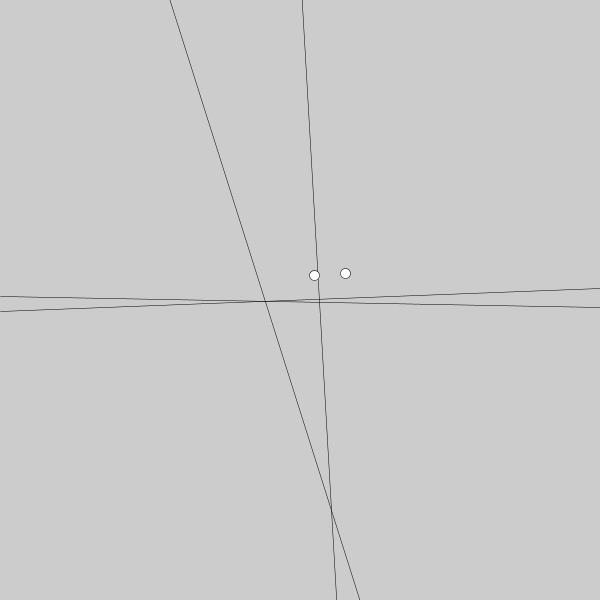
Frame 1 (no input)
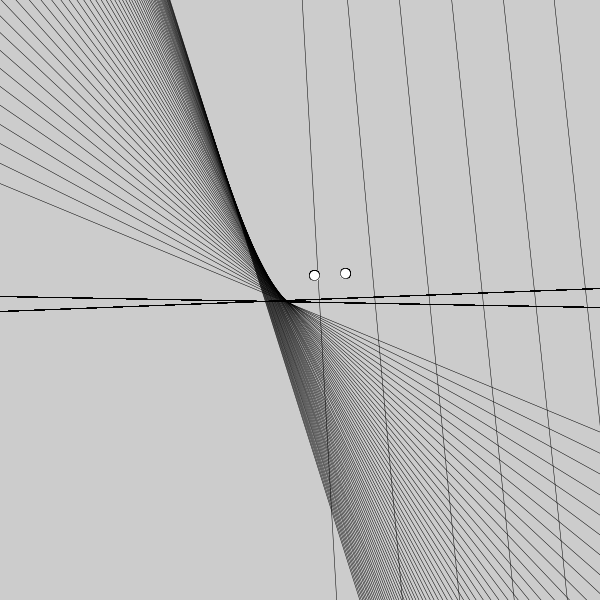
Frame 60 (the mouse pressed at the canvas centre just before this capture)
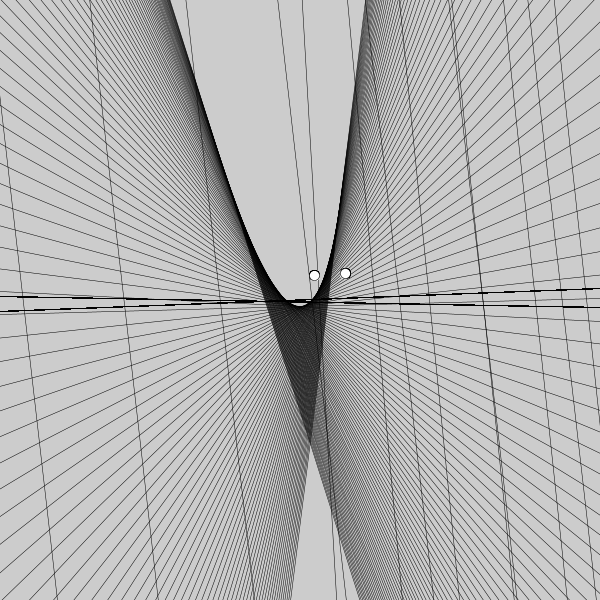
Frame 120 (the mouse held since frame 60 and released just before this capture)

The Processing sketch that drew these frames (run headless with seeded random() and noise(); from frame 60 on, the mouse is pressed at the canvas centre):

// Processing sketch: mysteryCurve
// ── mysteryCurve.pde
//Project: Mystery Curve
// WebApps:2016:2ndSemester:23Feb
// Ellie Stuckey
// This code creates a mystery curve

void setup() {
  size(600, 600);
  strokeWeight(.5);
  }

// Global variables go here

// Creates a random x coordinate for Point P1
float randomX1 = random(-width/2, width/2);  
// Creates a random y coordinate for Point P1
float randomY1 = random(-height/2, height/2);
// Creates a random x coordinate for Point P2
float randomX2 = random(-width/2, width/2);
// Creates a random y coordinate for Point P2
float randomY2 = random(-height/2, height/2);


// Creates a random y coordinate for the beginning point of Line 1
float line1Y1 = random(-height/4, 0);
// Creates a random y coordinate for the ending point of Line 1
float line1Y2 = random(0, height/4);

// Creates a random y coordinate for the beginning point of Line 2
float line2Y1 = random(0, height/4);
// Creates a random y coordinate for the ending point of Line 2
float line2Y2 = random(-height/4, 0);

  // Calculates the slope of the first randomly generated line
  float slopeRandom1 = (line1Y1 - line1Y2) / (width/2 - (-width/2));
  // Calcuates the slope of the second randomly generated line
  float slopeRandom2 = (line2Y1 - line2Y2) / (-width/2 - (width/2));

  // Calculates the y-intercept of the first randomly generated line
  float yInterceptRandom1 = line1Y1 - (slopeRandom1 * (-width/2));
  // Calculates the y-intercept of the second randomly generated line
  float yInterceptRandom2 = line2Y1 - (slopeRandom2 * (width/2));

  // creates a floating point for x on Line 1
  float xCounter = -width/2;
  // Assigns a value of y for the point on Line 1 based on the x value
  float yCounter = (slopeRandom1 * xCounter) + yInterceptRandom1;

  float xCounterVariable = -width/2;
  float yCounterVariable = (slopeRandom1 * xCounterVariable) + yInterceptRandom1;


void draw() {
  pushMatrix();
  translate(width/2, height/2);
  
  boolean findPoint = true;
  
  // Get the distance between the two randomly generated points
  float distance = sqrt(((randomX1 + randomX2) * (randomX1 + randomX2)) + ((randomY1 + randomY2) * (randomY1 + randomY2)));
  
  for (int count = 0; count < width/2; count++) {
    if (sqrt(((xCounter + xCounterVariable) * (xCounter + xCounterVariable)) + ((yCounter + yCounterVariable) * (yCounter + yCounterVariable))) == distance &&
    yCounterVariable == (slopeRandom1 * xCounter) + yInterceptRandom1 && xCounterVariable == xCounter) {
      break;
    }
    else{
      xCounterVariable++;
      yCounterVariable = (slopeRandom1 * xCounterVariable) + yInterceptRandom1;
    }
  }
  
  float midX = (xCounter - randomX1) / 2;                          // Gets the x coordinate of the midpoint between the two lines
  float midY = (yCounter - randomY1) / 2;                          // Gets the y coordinate of the midpoint between the two lines
  float slope = -((xCounter - randomX1)/(yCounter - randomY1));    // The slope of the line perpendicular to the line between point R and point P
  float b1 = midY - (slope * midX);                                // Calculates the y-intercept of the line
  float b2 = (slope * width) + b1;                                 // Calculates the y value at x = width
  float b3 = (slope * -width) + b1;                                // Calculate the y value for the point at -width
  line(-width, b3, width, b2);                                     // Draws the line between the two points
  
  float midpointX2 = (xCounterVariable - randomX2) / 2;                          // Gets the x coordinate of the midpoint between the two lines
  float midpointY2 = (yCounterVariable - randomY2) / 2;                          // Gets the y coordinate of the midpoint between the two lines
  float slope2 = -((xCounterVariable - randomX2)/(yCounterVariable - randomY2));    // The slope of the line perpendicular to the line between point R and point P
  float yint = midpointY2 - (slope * midpointX2);                                // Calculates the y-intercept of the line
  float y2 = (slope2 * width) + yint;                                 // Calculates the y value at x = width
  float y1 = (slope2 * -width) + yint;                                // Calculate the y value for the point at -width
  line(-width, y1, width, y2);                                     // Draws the line between the two points
  
  
  ellipse(randomX1, randomY1, 10, 10);
  ellipse(randomX2, randomY2, 10, 10);
  
  line(-width/2, line1Y1, width/2, line1Y2);
  line(-width/2, line2Y1, width/2, line2Y2);
  
  xCounter++;
  yCounter = (slopeRandom1 * xCounter) + yInterceptRandom1;
  
  popMatrix();
  
}
